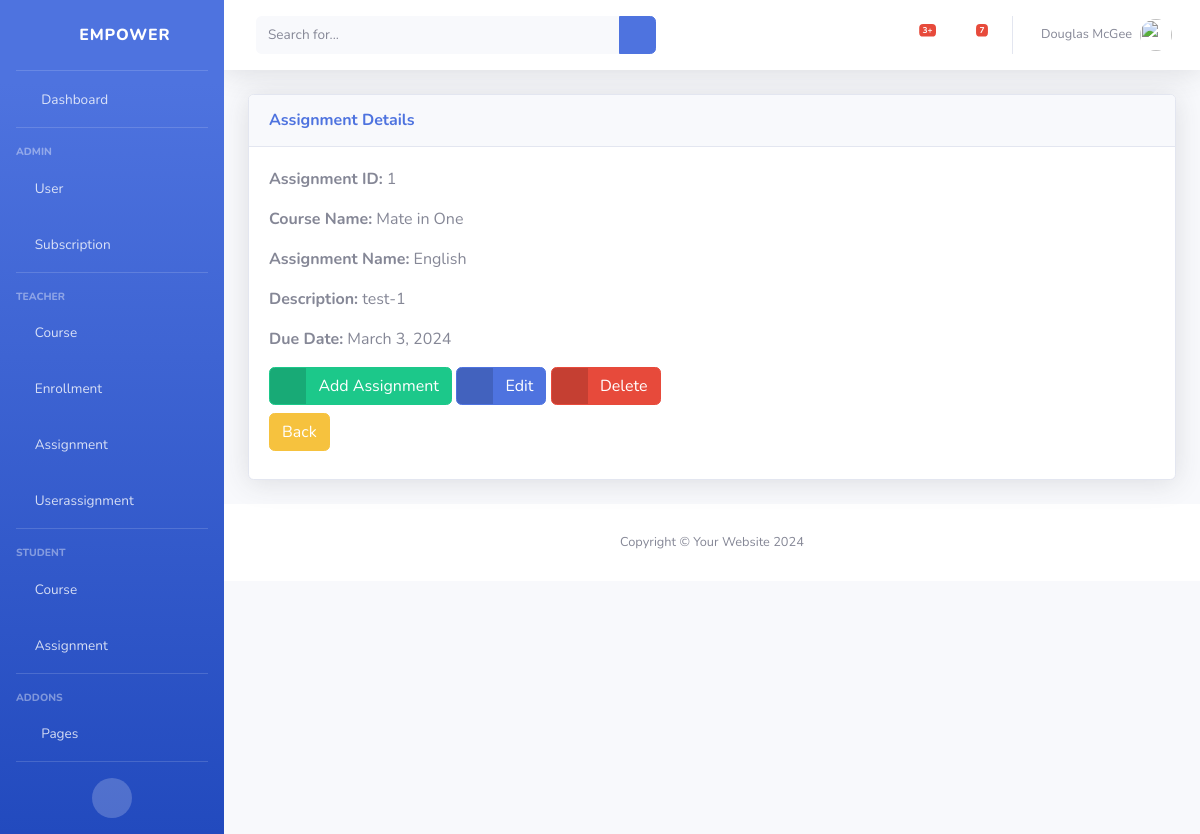
Before: /assignment/1/ with the older database file.
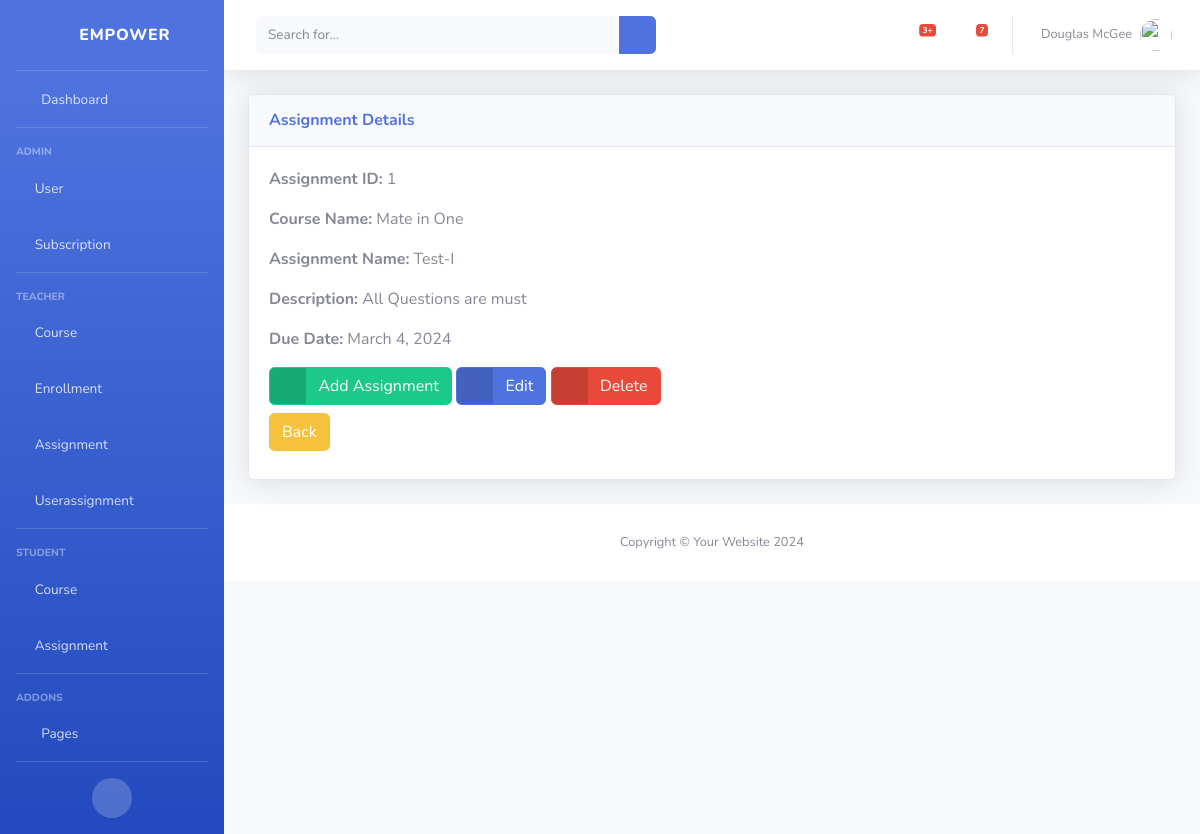
After: the same page with the newer database file.
### classRoom/models.py (models this page shows)
class Assignment(models.Model):
    id = models.AutoField(primary_key=True)
    course = models.ForeignKey(Course, on_delete=models.CASCADE)
    assignment_name = models.CharField(max_length=100)
    description = models.TextField()
    due_date = models.DateField()

class Course(models.Model):
    id = models.AutoField(primary_key=True)
    course_name = models.CharField(max_length=100)
    course_description = models.TextField()

### classRoom/views.py (the view)
# urls.py: path('assignment/<int:assignment_id>/', view_assignment, name='view_assignment'),
def view_assignment(request, assignment_id):
    assignment = get_object_or_404(Assignment, pk=assignment_id)
    return render(request, 'view_assignment.html', {'assignment': assignment})

### classRoom/templates/view_assignment.html
{% extends 'base.html' %}
{% block content %}
<div class="card shadow mb-4">
    <div class="card-header py-3">
        <h6 class="m-0 font-weight-bold text-primary">Assignment Details</h6>
    </div>
    <div class="card-body">
        <p><strong>Assignment ID:</strong> {{ assignment.id }}</p>
        <p><strong>Course Name:</strong> {{ assignment.course.course_name }}</p>
        <p><strong>Assignment Name:</strong> {{ assignment.assignment_name }}</p>
        <p><strong>Description:</strong> {{ assignment.description }}</p>
        <p><strong>Due Date:</strong> {{ assignment.due_date }}</p>
        <div class="my-2">
            <a href="/assignment/add/" class="btn btn-success btn-icon-split">
                <span class="icon text-white-50">
                    <i class="fas fa-plus"></i>
                </span>
                <span class="text">Add Assignment</span>
            </a>
            <a href="/assignment/{{ assignment.id }}/edit/" class="btn btn-primary btn-icon-split">
                <span class="icon text-white-50">
                    <i class="fas fa-flag"></i>
                </span>
                <span class="text">Edit</span>
            </a>
            <a href="/assignment/{{ assignment.id }}/delete/" class="btn btn-danger btn-icon-split">
                <span class="icon text-white-50">
                    <i class="fas fa-trash"></i>
                </span>
                <span class="text">Delete</span>
            </a>
        </div>
        <div class="my-2">
            <a href="/assignments/" class="btn btn-warning btn-icon-split">
                <span class="text">Back</span>
            </a>
        </div>
    </div>
</div>
{% endblock %}

Changed rows visible on the page:
changed Assignment "Mate in One": assignment_name "English" → "Test-I"; description "test-1" → "All Questions are must"; due_date "March 3, 2024" → "March 4, 2024"
